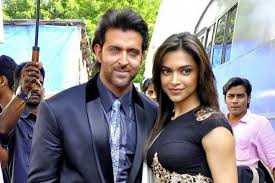
#> input picture test_image5.jfif, 275 x 183 px, found by its file name
$ python training.py
#> lines starting #> are read from the running program, lines starting #| are printed output that depends on the picture; after the words box and inside, x2 and y2 are one past the last pixel; in counts of white or black regions, pixels touching at a corner belong together
### face_recognition.py
import numpy as np
import cv2
import os


#Face detection is done
def faceDetection(test_img):
    gray_img=cv2.cvtColor(test_img,cv2.COLOR_BGR2GRAY)
    face_haar=cv2.CascadeClassifier(cv2.data.haarcascades + "haarcascade_frontalface_default.xml") #Give path to haar classifier as i have given
    faces=face_haar.detectMultiScale(gray_img,scaleFactor=1.2,minNeighbors=3)
    return faces,gray_img

#Labels for training data has been created

def labels_for_training_data(directory):
    faces=[]
    faceID=[]


    for path,subdirnames,filenames in os.walk(directory):
        for filename in filenames:
            if filename.startswith("."):
                print("skipping system file")
                continue
            id=os.path.basename(path)
            img_path=os.path.join(path,filename)
            print ("img_path",img_path)
            print("id: ",id)
            test_img=cv2.imread(img_path)
            if test_img is None:
                print ("Not Loaded Properly")
                continue

            faces_rect,gray_img=faceDetection(test_img)
            if len(faces_rect)!=1:
                continue
            (x,y,w,h)=faces_rect[0]
            roi_gray=gray_img[y:y+w,x:x+h]
            faces.append(roi_gray)
            faceID.append(int(id))
    return faces,faceID


#Here training Classifier is called
def train_Classifier(faces,faceID):
    face_recognizer=cv2.face.LBPHFaceRecognizer_create()
    face_recognizer.train(faces,np.array(faceID))
    return face_recognizer


#Drawing a Rectangle on the Face Function
def draw_rect(test_img,face):
    (x,y,w,h)=face
    cv2.rectangle(test_img,(x,y),(x+w,y+h),(0,255,0),thickness=1)

#Putting text on images
def put_text(test_img,text,x,y):
    cv2.putText(test_img,text,(x,y),cv2.FONT_HERSHEY_SIMPLEX,1,(255,0,0),2)


### training.py
import numpy as np
import cv2
import os

import face_recognition as fr
print(fr)

test_img=cv2 .imread(r'D:\Python\Projects\Face Recognition\test_image5.jfif') # Give path to the image which you want to test
#> test_img is the input picture: shape (183, 275, 3); mean B, G, R 131.2, 131.3, 132.7

faces_detected,gray_img = fr.faceDetection(test_img)
#> in faceDetection, `gray_img=cv2.cvtColor(test_img,cv2.COLOR_BGR2GRAY)`:
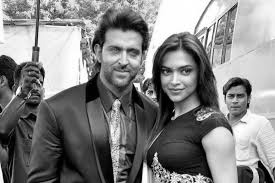
#> gray_img: shape (183, 275); min 0, max 255, mean 131.7
#> in faceDetection, `faces=face_haar.detectMultiScale(gray_img,scaleFactor=1.2,minNeighbors..`: faces = [[222, 85, 29, 29], [152, 52, 50, 50], [96, 29, 57, 57]]
#> faces_detected has the same summary as faces in faceDetection
print('Face Detected: ',faces_detected)
#| Face Detected:  [[222  85  29  29]
#|  [152  52  50  50]
#|  [ 96  29  57  57]]
#> pass 2 of the loop in labels_for_training_data, `for path,subdirnames,filenames in os.walk(directory):`:
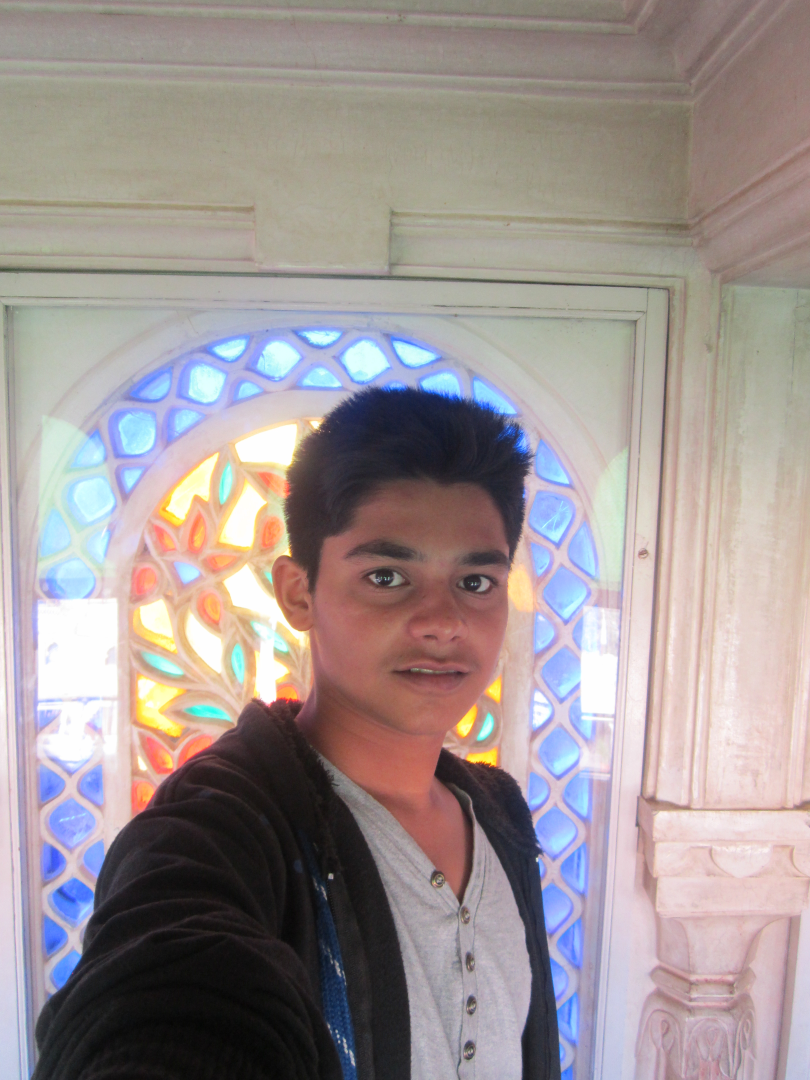
#> input picture Image/0/IMG_0066.JPG, 3240 x 4320 px (shown at 1/4 size)
#> in labels_for_training_data, test_img is the input picture: shape (4320, 3240, 3); mean B, G, R 147.2, 148.1, 158.5
#> in faceDetection (call 2), `gray_img=cv2.cvtColor(test_img,cv2.COLOR_BGR2GRAY)`:
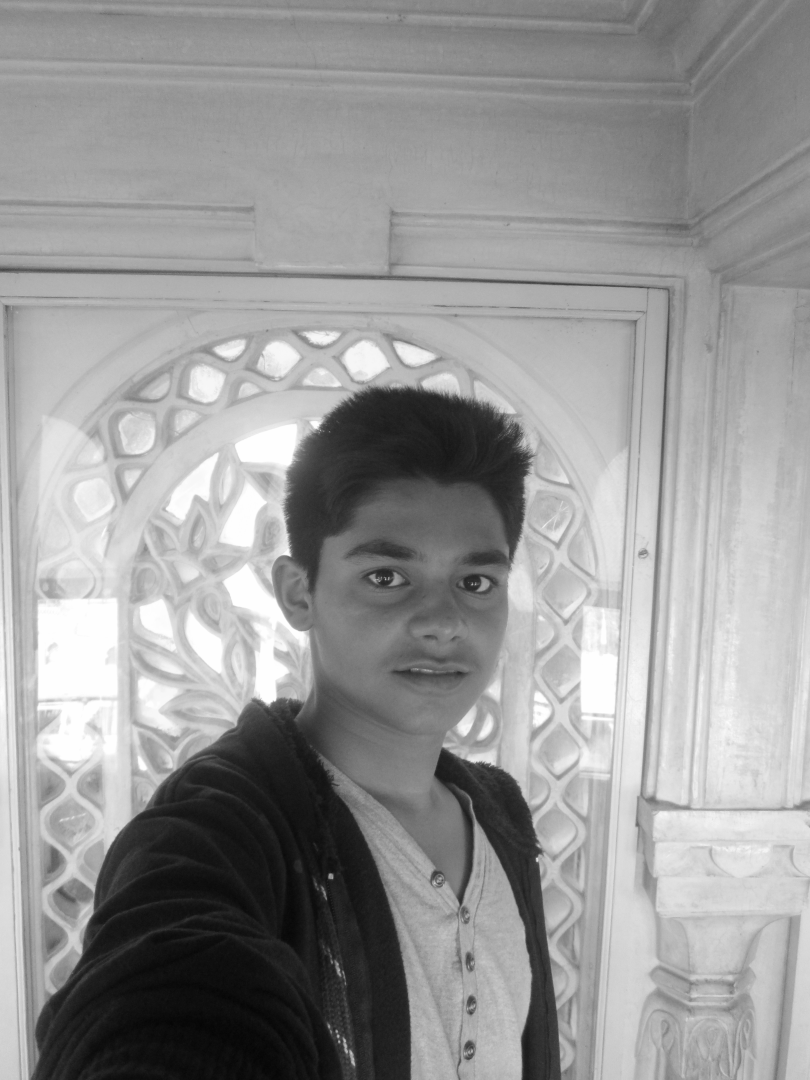
#> gray_img: shape (4320, 3240) (shown at 1/4 size); min 2, max 255, mean 151.1
#> faces = [[2664, 2561, 52, 52], [1352, 4006, 54, 54], [1806, 4025, 50, 50], [1734, 3549, 99, 99], [2134, 2087, 260, 260], [1286, 2032, 872, 872]]
#> faces_rect has the same summary as faces in faceDetection

#Training will begin from here

faces,faceID = fr.labels_for_training_data("D:\Python\Projects\Face Recognition\Image")
face_recogniser = fr.train_Classifier(faces,faceID)
face_recogniser.save('D:/Python/Projects/Face Recognition/TrainingData.yml') # To save the trained model. Just give the path.
# Assign labels to images folder
name={0:"Rhythem Jain",1:"Mark Zuckerberg", 2: "Hrithik Roshan", 3:"Deepika Padukone", 4: "Emma Watson"}

for face in faces_detected:
    (x,y,w,h) = face
    roi_gray=gray_img[y:y+h,x:x+h]
    label,confidence = face_recogniser.predict(roi_gray)
    print("Label: ",label) # Label is 0, 1 assigned to the names
    print("Confidence: ",confidence)
    fr.draw_rect(test_img,face)
    predict_name=name[label] #labels used to get the names
    fr.put_text(test_img,predict_name,x,y)
#> this loop made 3 passes
#> pass 1, `roi_gray=gray_img[y:y+h,x:x+h]`:
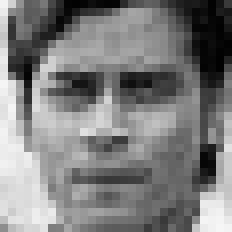
#> roi_gray: shape (29, 29) (shown 8 times larger); min 1, max 246, mean 125.9
#> pass 2, `roi_gray=gray_img[y:y+h,x:x+h]`:
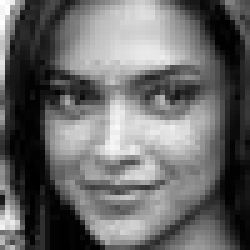
#> roi_gray: shape (50, 50) (shown 5 times larger); min 0, max 254, mean 105.4
#> pass 3, `roi_gray=gray_img[y:y+h,x:x+h]`:
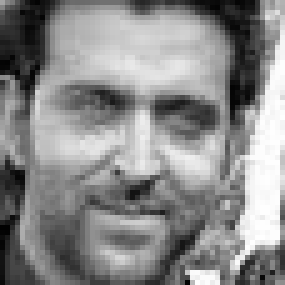
#> roi_gray: shape (57, 57) (shown 5 times larger); min 1, max 255, mean 138.3
#> after the loop:
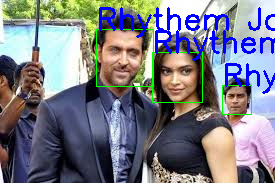
#> test_img: shape (183, 275, 3); 6.12% of pixels changed, all inside (x1, y1, x2, y2) = (96, 7, 275, 115)

resized_img = cv2.resize(test_img,(1000,700))
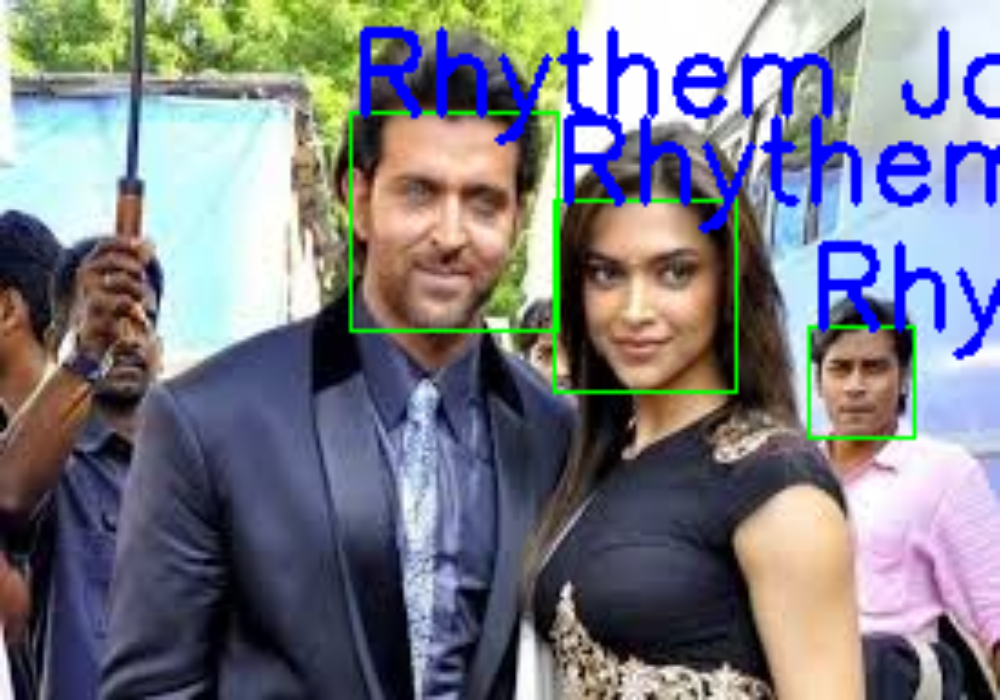
#> resized_img: shape (700, 1000, 3); mean B, G, R 134.2, 123.7, 122.9

cv2.imshow("Face Detection",resized_img)
cv2.waitKey(0)
cv2.destroyAllWindows
